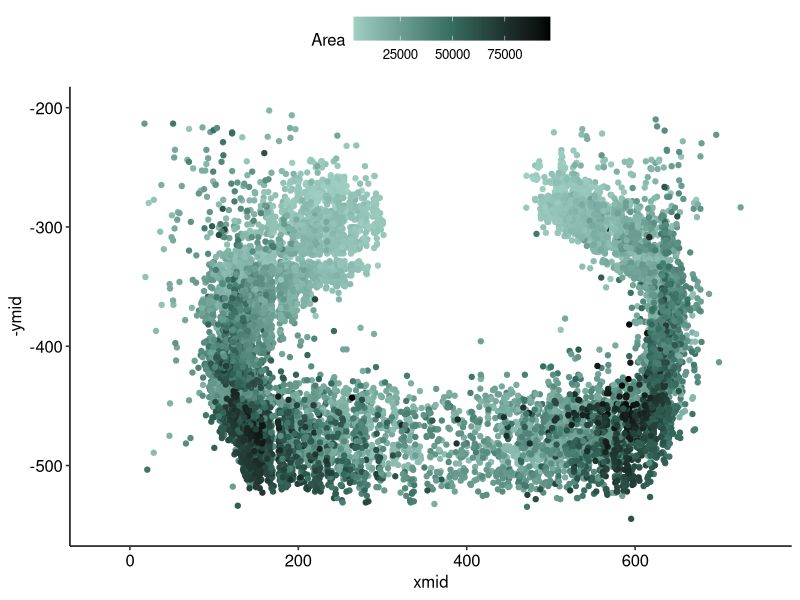
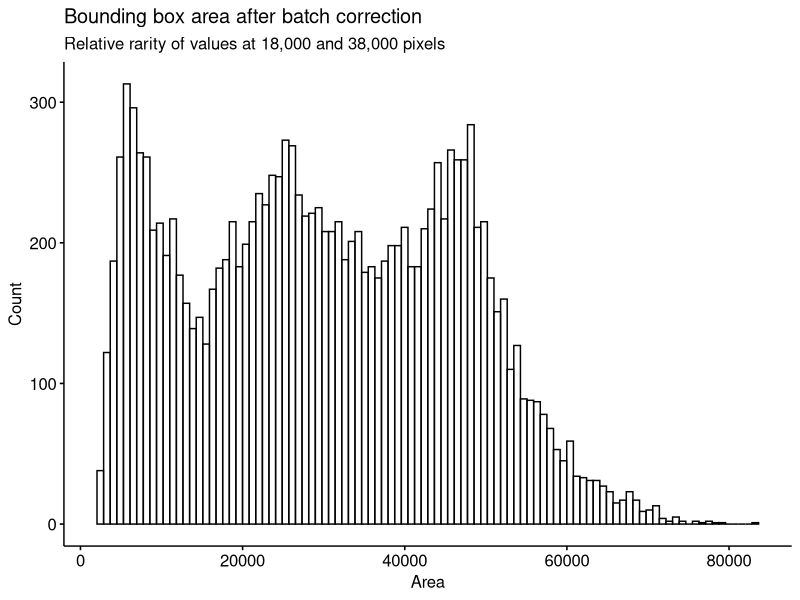
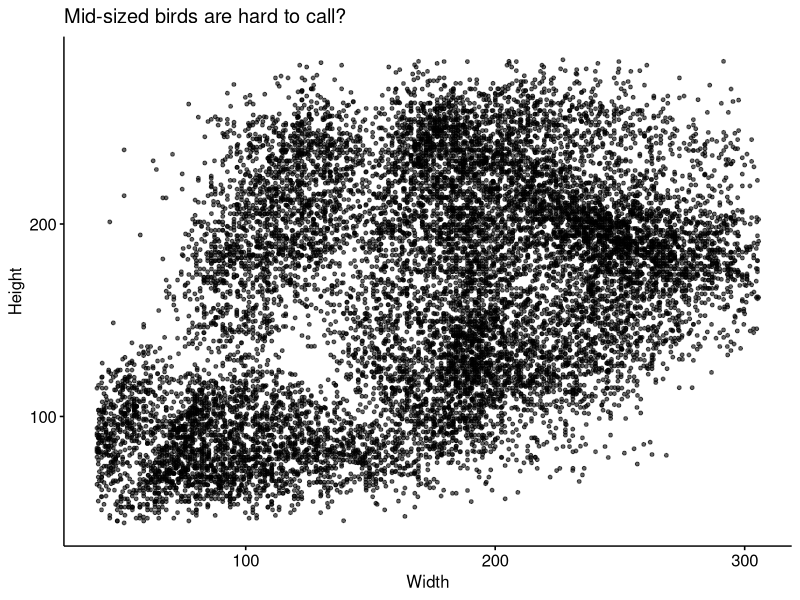
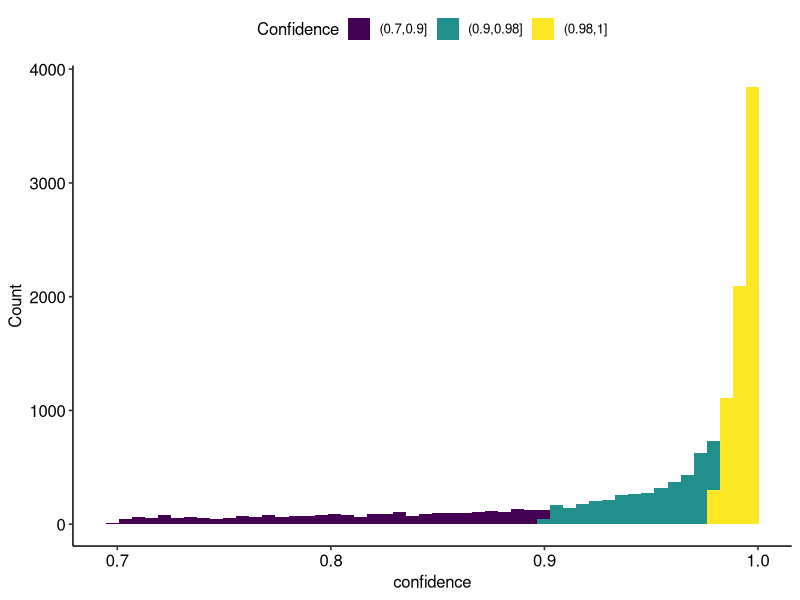
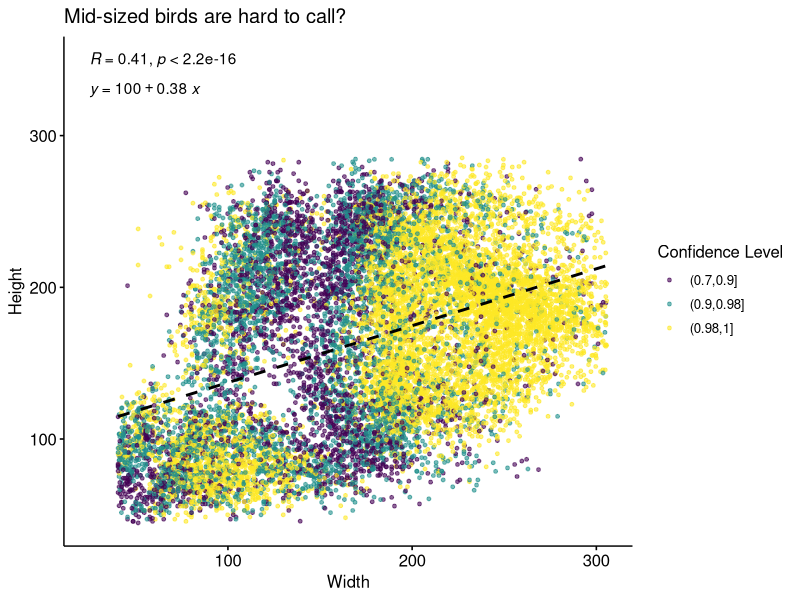
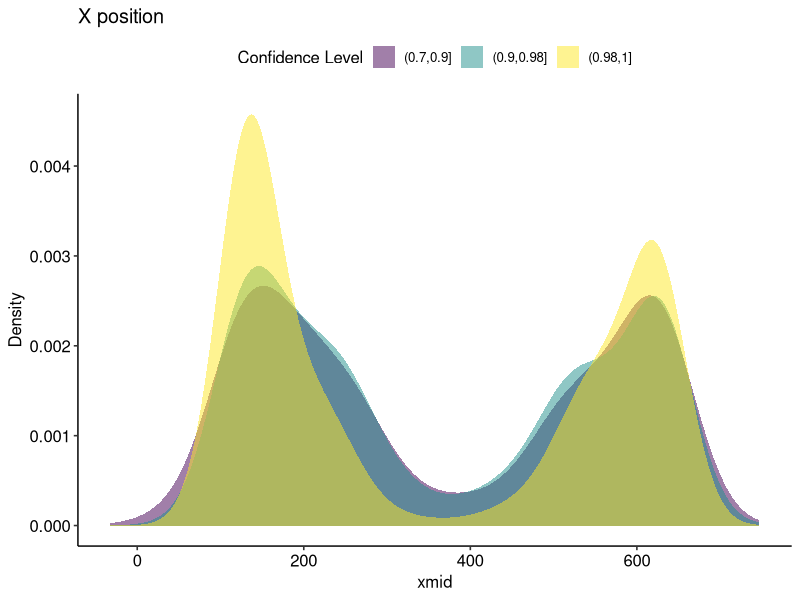
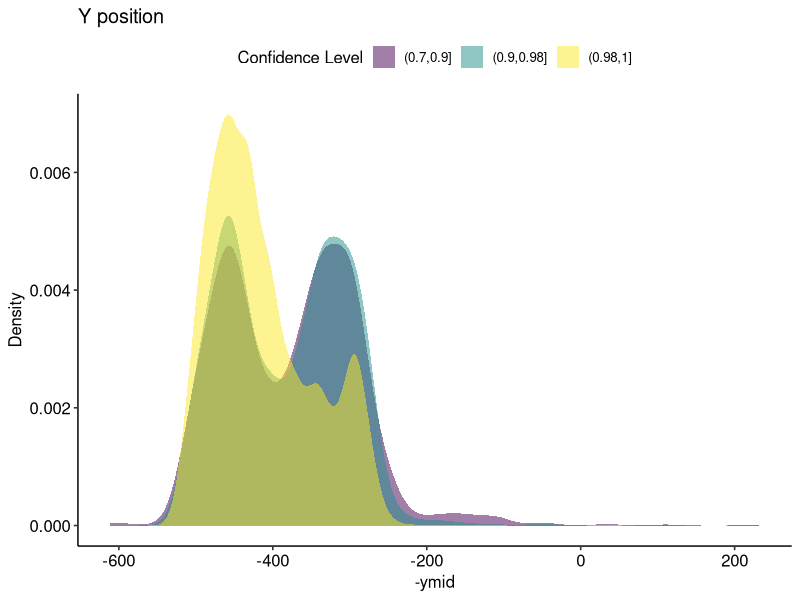
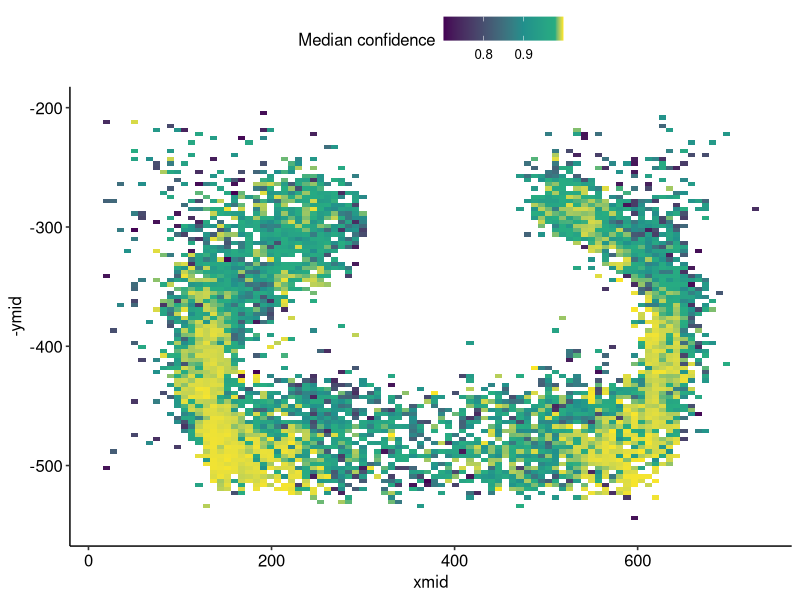

Reproduce these figures in R, in order. (Note: this script raises an error after producing the figures.)
## ---- chunk 1
library(tidyverse)
library(lubridate)
library(patchwork)
library(ggpubr)
knitr::opts_chunk$set(eval = FALSE) 

# read in bird detection data, and do some basic data cleaning
bird_scaled <- read_csv('../hummer-data-cleaning-170323/bird_scaled.csv') 
## ---- chunk 2
bird_scaled %>% 
  ggplot(aes(x=xmid, y = -ymid, color=Area)) + 
  geom_point() + 
  theme_pubr() + 
  theme(legend.key.width = unit(1, "cm")) + 
  scale_colour_gradientn(colours = c('#A0CFC4', '#376D61', 'black')) + 
  lims(y = c(-550, -200)) 

## ---- chunk 3
bird_scaled %>% 
  mutate(Area = (Height * Width)) %>%
  gghistogram(x="Area", bins = 100) + 
  labs(title = 'Bounding box area after batch correction',
       subtitle = 'Relative rarity of values at 18,000 and 38,000 pixels',
       y = 'Count')
## ---- chunk 4
bird_scaled %>%
  ggscatter(x = "Width", y = "Height",  alpha = 0.6, size=1) +
  labs(title = 'Mid-sized birds are hard to call?') + 
  theme(legend.position = 'right', legend.direction = 'vertical') +
  scale_color_ordinal(option='D')
## ---- chunk 5
bird_scaled %>% 
  mutate(confidence_lvl = cut(confidence, c(0.7, 0.9, 0.98, 1), ordered_result=T)) %>%
  ggplot(aes(x=confidence, fill = confidence_lvl)) + 
  geom_histogram(bins=50) + 
  theme_pubr() + 
  labs(fill = 'Confidence', X = "Confidence", y = "Count")
## ---- chunk 6
bird_scaled %>%
  mutate(confidence_lvl = cut(confidence, c(0.7, 0.9, 0.98, 1), ordered_result=T)) %>%
  ggscatter(x = "Width", y = "Height", add = "reg.line", alpha = 0.6, color= 'confidence_lvl', size=1,
            add.params = list(color = "black", fill = "lightgray", linetype='dashed')) +
  stat_cor(label.x = 25, label.y = 350) +
  stat_regline_equation(label.x = 25, label.y = 330) + 
  labs(title = 'Mid-sized birds are hard to call?',
       colour = 'Confidence Level') + 
  theme(legend.position = 'right', legend.direction = 'vertical') +
  scale_color_ordinal(option='D')
## ---- chunk 7
bird_scaled %>%
  mutate(confidence_lvl = cut(confidence, c(0.7, 0.9, 0.98, 1), ordered_result=T)) %>%
  ggplot(aes(x = xmid, fill = confidence_lvl, colour = confidence_lvl)) + 
  geom_density(alpha = 0.5, colour = NA) + theme_pubr() + 
  labs(title = 'X position', y = 'Density', 
       fill = 'Confidence Level', colour = 'Confidence Level')
## ---- chunk 8
bird_scaled %>%
  mutate(confidence_lvl = cut(confidence, c(0.7, 0.9, 0.98, 1), ordered_result=T)) %>%
  ggplot(aes(x = -ymid, fill = confidence_lvl, colour = confidence_lvl)) + 
  geom_density(alpha = 0.5, colour = NA) + theme_pubr() + 
  labs(title = 'Y position', y = 'Density', 
       fill = 'Confidence Level', colour = 'Confidence Level')

## ---- chunk 9
bird_scaled %>%
ggplot(aes(x = xmid, y = -ymid, z = confidence)) +
  stat_summary_2d(bins = 100, fun = median) +
  scale_fill_gradientn(colors = c('#440154', "#21908C", "#27AD81", "#FDE725"),
                       values = scales::rescale(c(0.7, 0.9, 0.98, 1))) + 
  theme_pubr() + 
  labs(fill = 'Median confidence') + 
  lims(y = c(-550, -200)) 
## ---- chunk 10
bird_scaled %>% 
  ggplot(aes(x=xmid, y = -ymid)) + 
  stat_density_2d(aes(fill = after_stat(nlevel)), geom = "polygon") +
  theme_pubr() + 
  coord_equal() + 
  scale_fill_viridis_c(option = "mako") + 
  labs(fill = "Relative density")

## ---- chunk 11
bird_scaled %>% 
  ggplot(aes(x=xmid, y = -ymid)) + 
  stat_density_2d(aes(fill = after_stat(nlevel)), geom = "polygon") +
  scale_fill_viridis_b() + 
  facet_grid(Species~Sex) + 
  theme_pubr() + 
  coord_equal() + 
  scale_fill_viridis_c(option = 'mako') + 
  labs(fill = "Relative density")

## ---- chunk 12
bird_scaled %>%
  ggplot(aes(x = xmid, y=-ymid, colour = log2(Width/Height))) + 
  geom_point() + 
  theme_pubr() + 
  scale_colour_gradientn(limits = c(-1, 1), oob=scales::squish,
                         colours = c('navy', 'khaki2','darkred')) + 
  lims(y=c(-550, -200)) + 
  coord_cartesian(clip='off') + 
  annotate('text', x = 340, y = -200, label ='Tall & thin', angle = 45, vjust=0, hjust = 0.35) +
  annotate('text', x = 420, y = -200, label ='Square', angle = 45, vjust=0, hjust = 0.2) +
  annotate('text', x = 495, y = -200, label ='Short & wide', angle = 45, vjust=0, hjust = 0.5) + 
  theme(legend.background = element_blank())
## ---- chunk 13
bird_scaled %>%
  mutate(confidence_lvl = cut(confidence, c(0.7, 0.9, 0.98, 1), ordered_result=T)) %>%
  ggplot(aes( x = log2(Width/Height), fill = confidence_lvl)) + 
  geom_density(alpha = 0.5, colour = NA) +
  theme_pubr() + 
  labs(fill ='Confidence level', colour ='Confidence level',y = 'Density')
  
## ---- chunk 14
bird_scaled %>%
  ggplot(aes(x = Sex, y=Area, colour=Species)) +
  geom_boxplot(linewidth = 1) + 
  theme_pubr() + 
  scale_colour_manual(values=c('chartreuse3', 'chocolate2')) +
  stat_compare_means(method = 't.test', vjust = -1, show.legend = F) + 
  coord_cartesian(clip ='off')


## ---- chunk 15
# from https://stackoverflow.com/a/47881806
# translated into R with ChatGPT

# remove outliers to estimate ellipse
noisy_ellipse <- bird_scaled %>%
  filter(xmid >50, xmid < 700, ymid >250, ymid < 550) %>%
  dplyr::select(c(xmid, ymid)) %>%
  mutate(xmid = scale(xmid), ymid = scale(-ymid)) %>%
  as.matrix()

N <- nrow(noisy_ellipse)

X <- noisy_ellipse[,1]
Y <- noisy_ellipse[,2]

A <- cbind(X^2, X*Y, Y^2, X, Y)
b <- rep(1, N)
fit <- lm(b ~ A - 1) # -1 to remove the intercept
x <- coef(fit)

# get last squares ellipse
phi <- seq(0, 2*pi, length.out = 1000)
c <- cbind(cos(phi), sin(phi))

x_coord <- seq(-5, 5, length.out = 300)
y_coord <- seq(-5, 5, length.out = 300)
grid <- expand.grid(X = x_coord, Y = y_coord)
Z_coord <- with(grid, x[1] * X^2 + x[2] * X * Y + x[3] * Y^2 + x[4] * X + x[5] * Y)

# To overlay the least squares fitted ellipse on the residual plot,
# we will generate contour data for the ellipse as before and overlay it.
data_points <- data.frame(X, Y)
# Assuming residuals are the differences between the observed noisy ellipse points and the fitted values
# Calculate fitted values for each point in the noisy ellipse
fitted_values <- with(data_points, x[1] * X^2 + x[2] * X * Y + x[3] * Y^2 + x[4] * X + x[5] * Y - 1)

# Add residuals to the data frame
data_points$Residuals <- fitted_values

# Calculate Z values for the least squares ellipse using the entire grid
fitted_ellipse <- data.frame(X = rep(x_coord, each = 300), Y = rep(y_coord, times = 300), Z = Z_coord)
fitted_ellipse$Z <- with(fitted_ellipse, x[1] * X^2 + x[2] * X * Y + x[3] * Y^2 + x[4] * X + x[5] * Y)

# Plot residuals with the least squares fitted ellipse on top
ggplot() +
  geom_point(data = data_points, aes(x = X, y = Y, color = Residuals), size = 1) +
  scale_color_gradientn(colours =c('navy', 'lightyellow', 'darkred'),# midpoint = 0,
                        limits = c(-1,1), oob=scales::squish) +
  geom_contour(data = fitted_ellipse, aes(x = X, y = Y, z = Z), breaks = 1, color = "red", linewidth = 2) +
  labs(title = "Ellipse Residuals with Least Squares Fitted Ellipse", x = "X", y = "Y") +
  theme_pubr() + 
  theme(legend.position = 'right')


# get index with respect to ellipse for all datapoints
center_x <- mean(bird_scaled$xmid)
center_y <- mean(-bird_scaled$ymid)
bird_scaled$Angle <- atan2(-bird_scaled$ymid - center_y, bird_scaled$xmid - center_x) - pi

# Adjust angles to start at 12 o'clock
bird_scaled$Angle <- ifelse(bird_scaled$Angle < -pi/2, bird_scaled$Angle + 2*pi, bird_scaled$Angle) 

# Sort points by angle
bird_scaled <- bird_scaled %>%
  arrange(Angle) %>%
  mutate(ellipse_index = (1:nrow(.)/nrow(.)) * 100) 

bird_scaled %>%
ggplot(aes(x = xmid, y = -ymid, colour = ellipse_index)) +
  geom_point() +
  scale_colour_viridis_c(option='mako') + 
  theme_pubr() + 
  theme(legend.position='right') + 
  labs(colour = 'Ellipse index')
## ---- chunk 16
bird_scaled %>%
  mutate(
    pos_trbl = case_when(
      (xmid<400) & (ymid<400) ~ 'bottom left',
      (xmid>=400) & (ymid<400) ~ 'bottom right',
      (xmid<400) & (ymid>=400) ~ 'top left',
      (xmid>=400) & (ymid>=400) ~ 'top right',
    )
  ) %>%
  ggplot(aes(x = Species, y=-ymid, fill=Species)) +
  geom_boxplot() + 
  facet_grid(Sex~pos_trbl, scales = 'free')
## ---- chunk 17
bird_scaled %>%
  ggplot(aes(x = ellipse_index, y=Height, colour = Species)) + 
  geom_point() + 
  geom_smooth(colour = 'black', linewidth = 0.2) + 
  facet_grid(Species~Sex, scales='free') +
  theme_pubr() + 
  scale_colour_manual(values=c('chartreuse3', 'chocolate2'))
## ---- chunk 18
bird_scaled %>%
  group_by(Species,Sex) %>%
  ggplot(aes(x = ellipse_index, fill=Species)) +
  #geom_histogram(position='fill', bins= 10) + 
  geom_density(bw=3) + 
  facet_grid(Species~Sex)

## ---- chunk 19
bird_scaled %>%
ggplot(aes(x = ellipse_index, y= Height)) + 
#geom_point() +  
geom_smooth() +
facet_wrap(~Sex)+
  theme_pubr() 
## ---- chunk 20
bird_scaled %>%
  mutate(ellipse_segment = cut(Angle, breaks = 1000, labels = FALSE)) %>%
  ggplot(aes(x = ellipse_segment)) +
    geom_density() + 
    theme_pubr() +
    labs(x = "Ellipse Segment", y = "Bird density")

bird_scaled %>%
  mutate(ellipse_segment = cut(Angle, breaks = 1000, labels = FALSE)) %>%
  ggplot(aes(x = ellipse_segment, fill=Species, alpha=Sex)) +
    geom_density(colour = NA) +
    facet_grid(Sex~Species, scales='free') + 
    theme_pubr() +
    scale_alpha_manual(values = c("Female" = 0.5, "Male" = 1)) +
    scale_fill_manual(values = c("Annas" = "chartreuse3", "Rufous" = "chocolate2")) +
    labs(x = "Ellipse Segment", y = "Bird density")

bird_scaled %>%
  mutate(
    ellipse_segment = cut(Angle, breaks = 100, labels=F, ordered_result=F),
    aspect_ratio = log2(Width/Height)
  ) %>%
  ggplot(aes(x = ellipse_segment, y=confidence)) +
    geom_smooth()
## ---- chunk 21

 bird_scaled %>%
  ggplot(aes(x = ellipse_index, y = log2(Width/Height), colour = Species)) +
  geom_point(alpha =0.1) + 
  geom_smooth() +
  facet_grid(Sex~Species, scales='free') + 
  theme_pubr()


bird_scaled %>%
  ggplot(aes(x = confidence, y = Area, colour = Species)) +
  geom_point(alpha =0.1) + 
  geom_smooth() +
  facet_grid(Sex~Species, scales='free') + 
  theme_pubr()
## ---- chunk 22

bird_scaled %>%
  ggplot(aes(x = ellipse_index, y = confidence, colour=Sex)) +
  #geom_point() + 
  geom_smooth() +
  facet_grid(~Species, scales='free') + 
  theme_pubr()



## ---- chunk 23
# birds are overall uniformly distributed
bird_scaled %>%
  ggplot(aes(x = ellipse_index)) +
  geom_histogram(bins=100) + 
  #facet_grid(Sex~Species, scales='free') + 
  theme_pubr()
## ---- chunk 24
# but this is not true for sex an species breakdown
# probably that initial uniform is dominated by the females/immature males
bird_scaled %>%
  ggplot(aes(x = ellipse_index, fill =Species)) +
  geom_histogram() + 
  facet_grid(Sex~Species, scales='free_y') + 
  theme_pubr() + 
  scale_fill_manual(values=c('chartreuse3', 'chocolate2'))

bird_scaled %>%
  #mutate(Batch = batch) %>%
  ggplot(aes(x = ellipse_index, fill = Sex)) +
  geom_density(alpha = 0.5) + 
  #facet_grid(~Species) + 
  theme_pubr() 

# check for seasonality
bird_scaled %>%
  #mutate(Batch = batch) %>%
  ggplot(aes(x = ellipse_index, fill =factor(Batch))) +
  geom_histogram(bins = 300) + 
  theme_pubr() 

# confidence is similarly disrtibuted across index
bird_scaled %>%
  #mutate(Batch = batch) %>%
  ggplot(aes(x = ellipse_index, y = confidence)) +
  geom_point() +
  theme_pubr()
  
# highest confidence in profile view
bird_scaled %>%
  mutate(confidence_lvl = cut(confidence, c(0.7, 0.9, 0.98, 1), ordered_result=T)) %>%
  ggplot(aes(x = ellipse_index, fill = confidence_lvl)) +
  geom_histogram(position='fill') + 
  facet_wrap(Species~Sex) +
  theme_pubr()

# Height depends a lot on index, width not so much
# aspect ratio not so much either
bird_scaled %>%
  mutate(confidence_lvl = cut(confidence, c(0.7, 0.9, 0.98, 1), ordered_result=T)) %>%
  ggplot(aes(x = ellipse_index, y = Height, fill = Sex)) +
  geom_point() + 
  #facet_wrap(~Species) +
  geom_smooth() + 
  theme_pubr()

